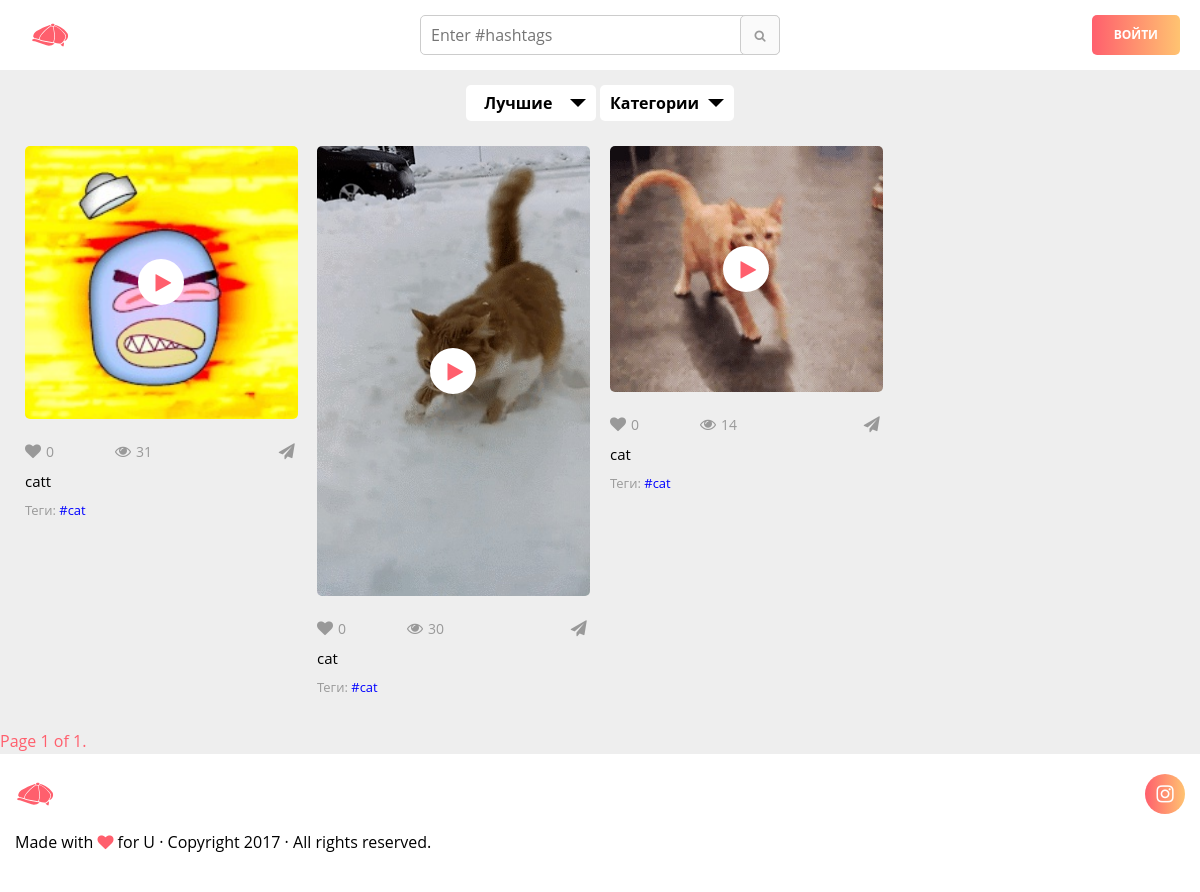
Page /search?tags=#cat on the committed database.
### gifspool/models.py (models this page shows, shortened)
class Gif(models.Model):
    category = models.ForeignKey(Category, on_delete=models.CASCADE, blank=True, null=True,)
    creator = models.ForeignKey(User, default='')
    name = models.CharField(max_length=30)
    tags = models.CharField(max_length=300, blank = True)
    upload_date = models.DateTimeField(auto_now_add=True, blank = True)
    likes_by = models.TextField(default='', blank = True)
    likes = models.IntegerField(default=0)
    shocked = models.IntegerField(default=0)
    loved = models.IntegerField(default=0)
    laugh = models.IntegerField(default=0)
    post_to = models.BooleanField(default=None)
    gif_file = models.FileField(upload_to=user_directory_path)
    mp4_file_url = models.CharField(max_length=60, null=True, blank = True)
    jpg_path = models.CharField(max_length=60, default="", null=True, blank = True)
    jpg_url = models.CharField(max_length=60, default="", null=True, blank = True)
    views = models.IntegerField(default=0, blank=True, null=True,)
    hashtags = models.ManyToManyField(Hashtag, through='GifHashtagLinker', related_name = 'gifs_hashtag', blank=True )
    liked_by = models.ManyToManyField(User, through='Like', related_name = 'liked_by_user', blank=True)
    prev_gif = models.IntegerField(default=None, null=True, blank = True)
    next_gif = models.IntegerField(default=None, null=True, blank = True)

class Hashtag(models.Model):
    hashtag = models.CharField(max_length=60, unique = True)
    count = models.IntegerField(default=1)
    def __str__(self):
        return self.hashtag

### gifspool/views.py (the view)
# urls.py: url(r'^search$', views.Tags.as_view(), name='tags'),#(?P<tags>\w+)
class Tags(Pool):
    def find_brute(tags=None, gif_object=None):
        print(type(tags))
        if isinstance(tags, list):
            q_object = Q()
            for tag in tags:
                tag = tag[1:]
                q_object |= Q(hashtag = tag)
            hashtag_set = Hashtag.objects.filter(q_object)
        elif isinstance(tags, QuerySet):
            if tags.count() < 1:
                return tags
            hashtag_set = tags
        q_object = Q()
        for hashtag in hashtag_set:
            q_object |= Q(hashtag = hashtag.id)
        linkers = GifHashtagLinker.objects.filter(q_object)
        q_object = Q()
        for linker in linkers:
            q_object |= Q(gifhashtaglinker = linker.id)
            if gif_object:
                q_object &= ~Q(id = gif_object.id)
        gifs = Gif.objects.filter(q_object).order_by('-upload_date')
        return gifs
    def get(self, request):
        self.context['gifs'] = None
        tags = re.findall(r'\#\w+', request.GET.get('tags'))
        if len(tags) > 0:
            gifs = Tags.find_brute(tags)
            self.context['gifs'] = gifs
            Tags.is_authenticated(self, request)
            Tags.make_pagination(self, request, self.context["gifs"], 20)
        response = render(request, "index.html", self.context)
        try:
            del request.session["gifs_linked_list"]
        except KeyError:
            pass
        Tags.make_linked_list(self, request, gifs)
        return response

### gifspool/views.py (called while the page is built)
    def is_authenticated(self, request=None):
        is_authenticated = request.user.is_authenticated
        if is_authenticated:
            self.context["show"] = ('hide', 'show')
            self.context["user"] = request.user
            self.context["logged"] = is_authenticated
        else:
            self.context["show"] = ('show', 'hide')
            self.context["user"] = "U"
            self.context["logged"] = is_authenticated

    def make_pagination(self, request, gifs_list=None, num_pages=None):
        paginator = Paginator(gifs_list, num_pages)
        page = request.GET.get('page')
        try:
            pags = paginator.page(page)
        except PageNotAnInteger:
            pags = paginator.page(1)
        except EmptyPage:
            pags = paginator.page(paginator.num_pages)
        self.context["pags"] = pags

    def make_linked_list(self, request, gifs_list):
        gifs = gifs_list
        print(gifs.count())
        linked_list = {}
        prev_gif = None
        next_gif = None
        for gif in gifs:
            if prev_gif == None:
                linked_list[gif.id] = {"prev_gif": None, "next_gif": None}
                prev_gif = gif
                next_gif = gif
            else:
                linked_list[prev_gif.id]["prev_gif"] = {"pk": gif.id, "name": gif.name, "gif_url": gif.gif_file.url}
                linked_list[gif.id] = {"prev_gif": None, "next_gif": {"pk": prev_gif.id, "name": prev_gif.name, "gif_url": prev_gif.gif_file.url}}
                prev_gif = gif
                next_gif = gif
        request.session["gifs_linked_list"] = linked_list

### gifspool/templates/index.html (shortened to what this page needs)
{% extends "base.html" %}
{% block content %}
    <section class="section--grid">
        <div class="container-fluid">
        {% if pags %}
            <div class="row grid">
                <div class="grid" id="grid">
                    {% for gif in pags %}
                    <div id="grid-item">
                        <div class="gif_wrapper">
                            <div class="gif_viewer">
                                <a href="{% url 'gifspool:gifs' gif.id gif.name %}">
                                    <ins class="play-gif"></ins>
                                </a>
                            </div>
                            <div class="gif_item_info">
                                <ul class="gif_item_wrap">
                                    <li class="gif_item_emoji">
                                        <i class="fa fa-heart"></i><span class="fa_fa-heart">{{ gif.likes }}</span>
                                    </li>
                                    <li class="gif_item_view">
                                        <i class="fa fa-eye"></i><span class="fa_fa-eye">{{ gif.views }}</span>
                                    </li>
                                    <li class="gif_item_share">
                                        <i class="fa fa-paper-plane"></i>
                                    </li>
                                </ul>
                                <div class="gif_item_meta">
                                    <a href="{% url 'gifspool:onegif' gif.id gif.name %}">{{ gif.name }}</a>
                                </div>
                                <div class="gif_item_tags">
                                    <span>
                                        Теги:
                                    </span>
                                    {% for hashtag in gif.hashtags.all %}
                                        <a href="search?tags=%23{{ hashtag.hashtag }}">#{{ hashtag }}</a>
                                    {% endfor %}
                                </div>
                            </div>
                        </div>
                    </div>
                    {% endfor %}
                </div>
            </div>
        {% endif %}
        </div>
    </section>
    <div class="pagination">
        <span class="step-links">
            <span class="current">
                Page {{ pags.number }} of {{ pags.paginator.num_pages }}.
            </span>
        </span>
    </div>
{% endblock %}

### gifspool/templates/base.html (style rules this page uses)
html { font-family:sans-serif;-ms-text-size-adjust:100%;-webkit-text-size-adjust:100% }
body { margin:0 }
article,aside,details,figcaption,figure,footer,header,hgroup,main,menu,nav,section,summary { display:block }
a { background-color:transparent }
* { -webkit-box-sizing:border-box;-moz-box-sizing:border-box;box-sizing:border-box }
*:before,*:after { -webkit-box-sizing:border-box;-moz-box-sizing:border-box;box-sizing:border-box }
html { font-size:10px;-webkit-tap-highlight-color:rgba(0,0,0,0) }
body { font-family:"Helvetica Neue",Helvetica,Arial,sans-serif;font-size:14px;line-height:1.42857143;color:#333;background-color:#fff }
a { color:#337ab7;text-decoration:none }
.container-fluid { margin-right:auto;margin-left:auto;padding-left:15px;padding-right:15px }
.row { margin-left:-15px;margin-right:-15px }
.clearfix:before,.clearfix:after,.container:before,.container:after,.container-fluid:before,.container-fluid:after,.row:before,.row:after { content:" ";display:table }
.clearfix:after,.container:after,.container-fluid:after,.row:after { clear:both }

### rows in the picture
Gif: likes "0", views "31", name "catt"
Hashtag: hashtag "cat"
Gif: likes "0", views "30", name "cat"
Gif: likes "0", views "14", name "cat"

### other values in the picture
{{ pags.number }} "1"
{{ pags.paginator.num_pages }} "1"
{{ user }} "U"
